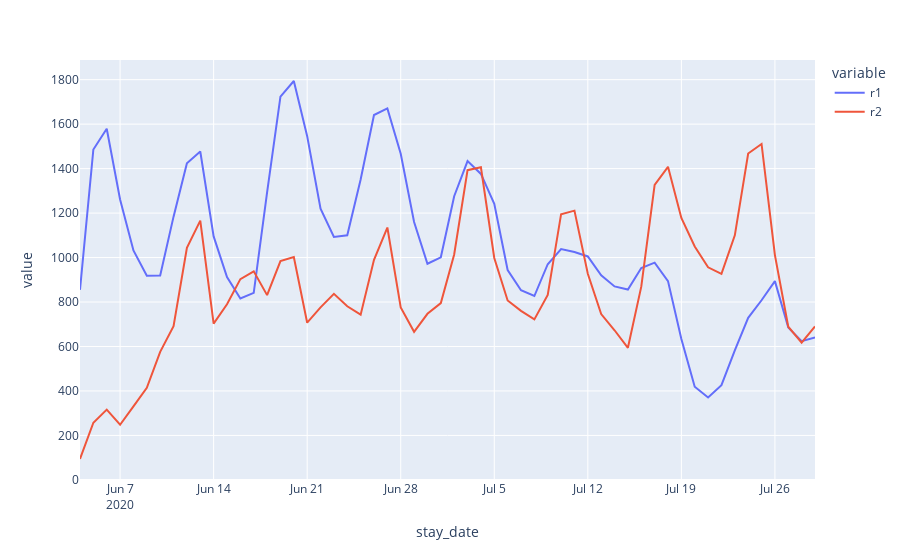
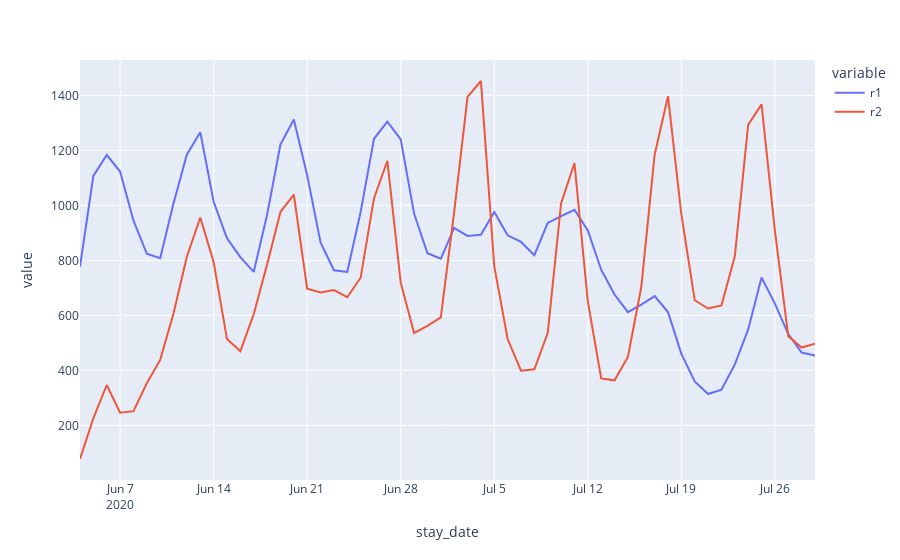
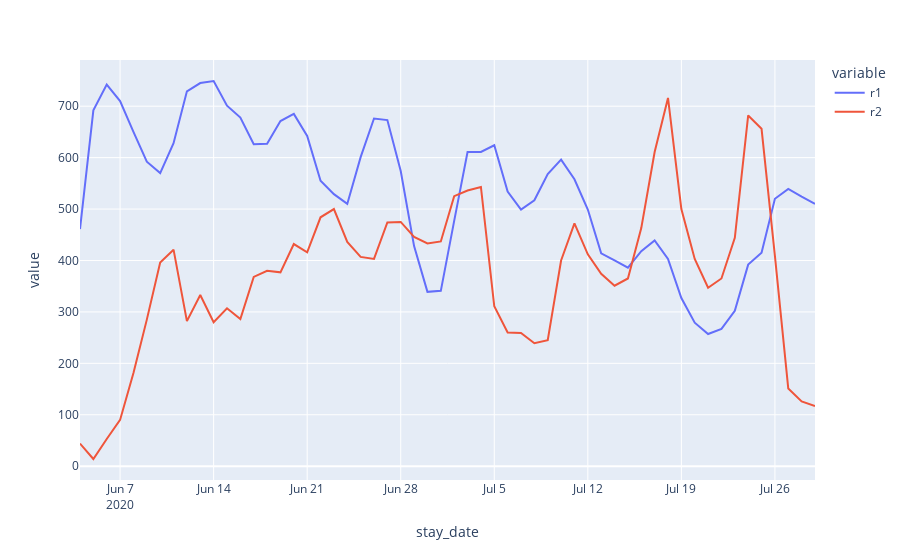
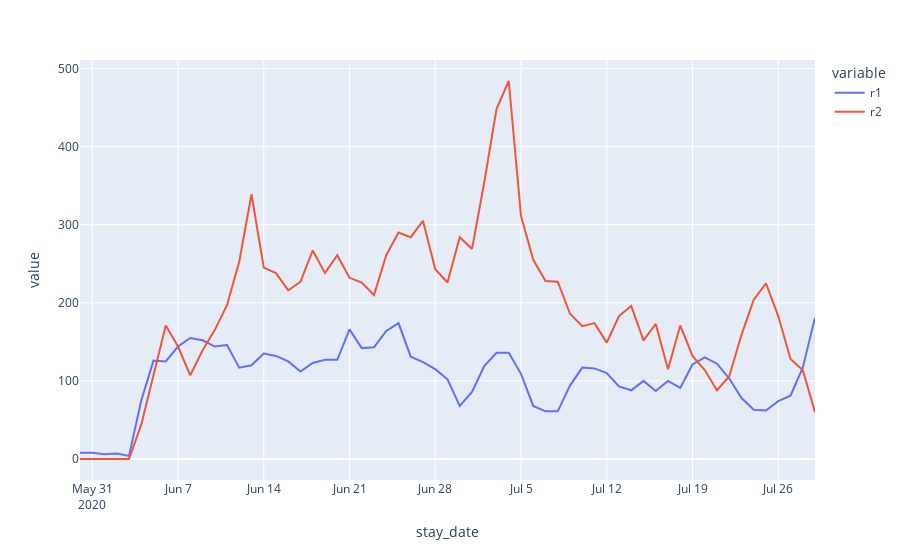

The notebook cell these images were saved under, in order:
### Code cell
for hotel in list(df3['HotelID']):
    fig = px.line(df2[df2['HotelID'] == hotel], x='stay_date', y=['r1','r2'])
    fig.show()
